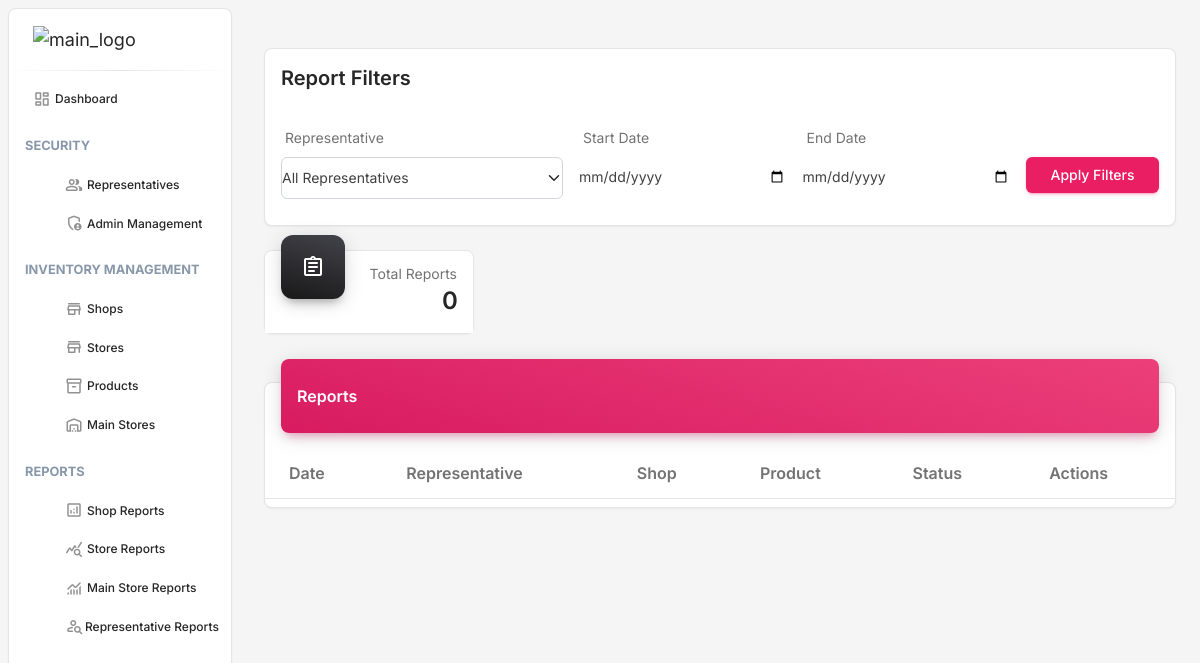
The page /track-n-trace/admin/reports/representatives/ (signed in) on the database as committed earlier.
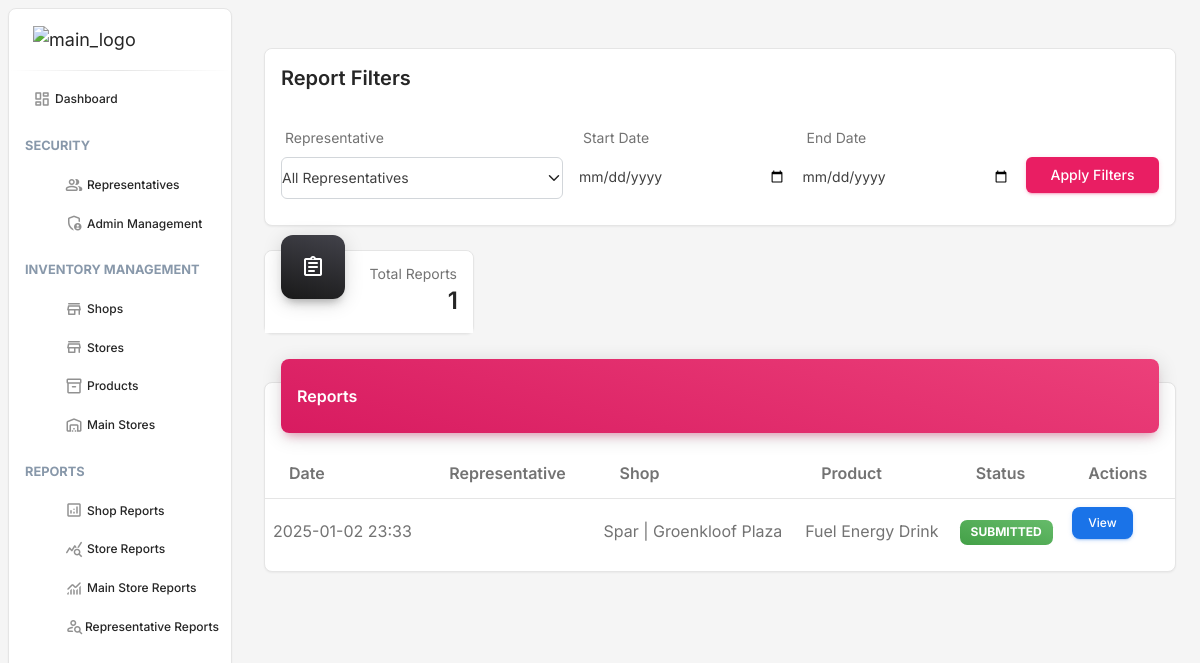
The same page on the database as committed later.
### reptrack_trace/models.py (models this page shows, shortened)
class Report(models.Model):
    STATUS_CHOICES = [
        ('draft', 'Draft'),
        ('submitted', 'Submitted')
    ]
    id = models.UUIDField(primary_key=True, default=uuid.uuid4, editable=False)
    representative = models.ForeignKey(User, on_delete=models.CASCADE)
    shop = models.ForeignKey(Shop, on_delete=models.CASCADE)
    product = models.ForeignKey(Product, on_delete=models.CASCADE)
    shop_current_quantity = models.IntegerField()
    needs_topup = models.BooleanField()
    desired_quantity = models.IntegerField(null=True, blank=True)
    topup_quantity = models.IntegerField(null=True, blank=True)
    shop_photo = models.ImageField(upload_to='shop_photos/')
    shop_comments = models.TextField(blank=True)
    shop_store_manager_confirmed = models.BooleanField(default=False)
    shop_store_current_quantity = models.IntegerField(null=True, blank=True)
    shop_store_has_sufficient_stock = models.BooleanField(null=True)
    quantity_taken_from_shop_store = models.IntegerField(null=True, blank=True)
    remaining_shop_store_quantity = models.IntegerField(null=True, blank=True)
    shop_store_photo = models.ImageField(upload_to='shop_store_photos/', null=True, blank=True)
    shop_store_comments = models.TextField(blank=True)
    store = models.ForeignKey(Store, on_delete=models.CASCADE, null=True, blank=True)
    store_current_quantity = models.IntegerField(null=True, blank=True)
    quantity_taken_from_store = models.IntegerField(null=True, blank=True)
    remaining_store_quantity = models.IntegerField(null=True, blank=True)
    store_photo = models.ImageField(upload_to='store_photos/', null=True, blank=True)
    store_comments = models.TextField(blank=True)
    main_store = models.ForeignKey(MainStore, on_delete=models.CASCADE, null=True, blank=True)
    main_store_quantity = models.IntegerField(null=True, blank=True)
    quantity_taken_from_main_store = models.IntegerField(null=True, blank=True)
    remaining_main_store_quantity = models.IntegerField(null=True, blank=True)
    main_store_photo = models.ImageField(upload_to='main_store_photos/', null=True, blank=True)
    main_store_comments = models.TextField(blank=True)
    quantity_taken_from_main = models.IntegerField(null=True, blank=True)
    final_shop_quantity = models.IntegerField(null=True, blank=True)
    final_store_quantity = models.IntegerField(null=True, blank=True)
    status = models.CharField(max_length=20, choices=STATUS_CHOICES, default='draft')
    created_at = models.DateTimeField(auto_now_add=True)
    updated_at = models.DateTimeField(auto_now=True)
    submitted_at = models.DateTimeField(null=True, blank=True)
    class Meta:
        ordering = ['-created_at']

class Shop(models.Model):
    name = models.CharField(max_length=255,null=True, blank=True)
    address = models.TextField(null=True, blank=True)
    manager_name = models.CharField(max_length=255,null=True, blank=True)
    manager_phone = models.CharField(max_length=20,null=True, blank=True)
    manager_email = models.EmailField()
    store_manager_name = models.CharField(max_length=255,null=True, blank=True)
    store_manager_phone = models.CharField(max_length=20,null=True, blank=True)
    store_manager_email = models.EmailField(null=True, blank=True)
    created_at = models.DateTimeField(auto_now_add=True)
    updated_at = models.DateTimeField(auto_now=True)

class Product(models.Model):
    name = models.CharField(max_length=255, unique=True)
    description = models.TextField(blank=True)
    created_at = models.DateTimeField(auto_now_add=True)
    updated_at = models.DateTimeField(auto_now=True)

### reptrack_trace/views.py (the view)
# urls.py: path('admin/reports/representatives/', views.RepresentativeReportsView.as_view(), name='rep-reports'),
class RepresentativeReportsView(LoginRequiredMixin, UserPassesTestMixin, TemplateView):
    template_name = 'admin/representative_reports.html'
    def test_func(self):
        return self.request.user.role == User.ADMIN
    def get_context_data(self, **kwargs):
        context = super().get_context_data(**kwargs)
        rep_id = self.request.GET.get('representative')
        start_date = self.request.GET.get('start_date')
        end_date = self.request.GET.get('end_date')
        reports = Report.objects.all()
        if rep_id:
            reports = reports.filter(representative_id=rep_id)
        if start_date and end_date:
            reports = reports.filter(
                created_at__range=[start_date, end_date]
            )
        context.update({
            'representatives': User.objects.filter(role=User.REPRESENTATIVE),
            'reports': reports,
            'stats': {
                'total_reports': reports.count(),
                'submitted_reports': reports.filter(status='submitted').count(),
                'draft_reports': reports.filter(status='draft').count(),
                'shops_visited': reports.values('shop').distinct().count(),
                'stores_visited': reports.values('store').distinct().count(),
            }
        })
        return context

### core/templates/admin/representative_reports.html (shortened to what the changed rows need)
{% extends 'admin/base_admin.html' %}
{% block content %}
<div class="container-fluid py-4">
    <div class="row mb-4">
        <div class="col-xl-3 col-sm-6 mb-xl-0 mb-4">
            <div class="card">
                <div class="card-header p-3 pt-2">
                    <div class="text-end pt-1">
                        <p class="text-sm mb-0 text-capitalize">Total Reports</p>
                        <h4 class="mb-0">{{ stats.total_reports }}</h4>
                    </div>
                </div>
            </div>
        </div>
    </div>
    <div class="row">
        <div class="col-12">
            <div class="card my-4">
                <div class="card-body px-0 pb-2">
                    <div class="table-responsive p-0">
                        <table class="table align-items-center mb-0">
                            <thead>
                                <tr>
                                    <th>Date</th>
                                    <th>Representative</th>
                                    <th>Shop</th>
                                    <th>Product</th>
                                    <th>Status</th>
                                    <th>Actions</th>
                                </tr>
                            </thead>
                            <tbody>
                                {% for report in reports %}
                                <tr>
                                    <td>{{ report.created_at|date:"Y-m-d H:i" }}</td>
                                    <td>{{ report.representative.get_full_name }}</td>
                                    <td>{{ report.shop.name }}</td>
                                    <td>{{ report.product.name }}</td>
                                    <td>
                                        <span class="badge badge-sm bg-gradient-{% if report.status == 'submitted' %}success{% else %}warning{% endif %}">
                                            {{ report.get_status_display }}
                                        </span>
                                    </td>
                                    <td>
                                        <a href="{% url 'reptrack_trace:report-detail' report.pk %}"
                                           class="btn btn-info btn-sm">View</a>
                                    </td>
                                </tr>
                                {% endfor %}
                            </tbody>
                        </table>
                    </div>
                </div>
            </div>
        </div>
    </div>
</div>
{% endblock %}

Rows that differ between the two databases and show on the page:
added Report: created_at "2025-01-02 23:33", shop.name "Spar | Groenkloof Plaza", product.name "Fuel Energy Drink", status "SUBMITTED"
Other text that changed with them:
{{ stats.total_reports }}: "0" → "1"
